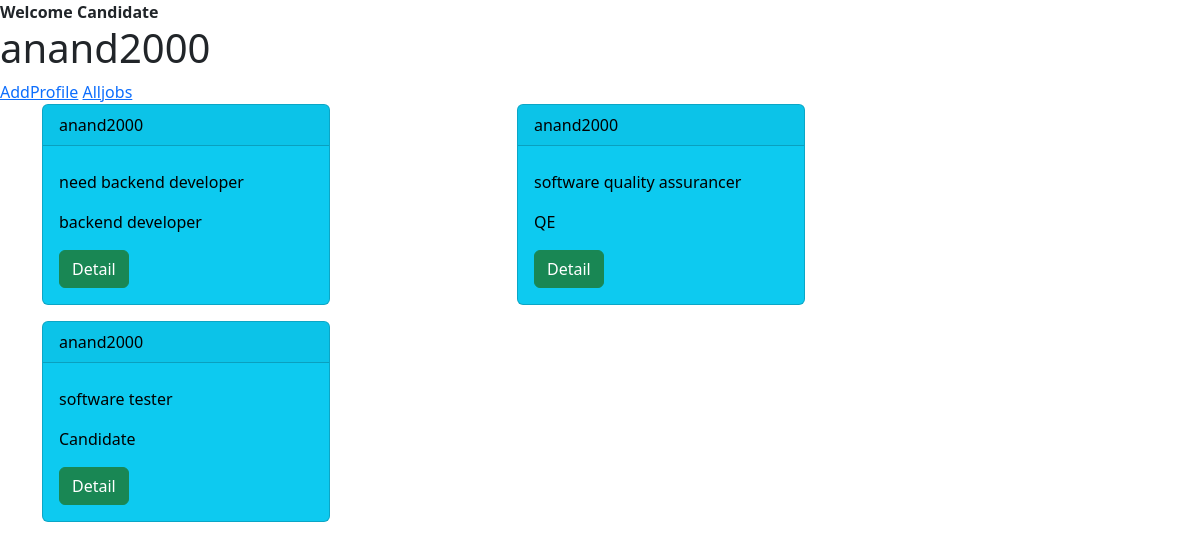
The app's page /candidate/home (signed in) with its own data.
### Users/models.py (models this page shows, shortened)
class User(AbstractUser):
    phone=models.CharField(max_length=12)
    options=(
        ("employer","employer"),
        ("candidate","candidate")
    )
    role=models.CharField(max_length=12,choices=options,default="candidate")

### employer/models.py (models this page shows, shortened)
class Jobs(models.Model):
    posted_by=models.ForeignKey(User,on_delete=models.CASCADE,related_name="company")
    job_title=models.CharField(max_length=120)
    job_discription=models.TextField(max_length=120)
    role=models.CharField(max_length=120)
    experience=models.PositiveIntegerField(default=0)
    location=models.CharField(max_length=120)
    salary=models.PositiveIntegerField()
    created_date=models.DateField(auto_now_add=True)
    last_date=models.DateField(null=True)
    qualification=models.CharField(max_length=120,null=True)

### candidate/views.py (the view)
# urls.py: path("home",views.CandidateTemplateView.as_view(),name="cand-home"),
class CandidateTemplateView(TemplateView):
    template_name = "candi-home.html"
    def get_context_data(self, **kwargs):
        context=super().get_context_data(**kwargs)
        qs=Jobs.objects.all()
        context["jobs"]=qs
        return context

### candidate/templates/candi-home.html (shortened to what this page needs)
<!DOCTYPE html>
<html lang="en">
<head>
<link href="https://cdn.jsdelivr.net/npm/bootstrap@5.2.0-beta1/dist/css/bootstrap.min.css" rel="stylesheet">
</head>
<body>
<b>Welcome Candidate</b>  <h1>{{request.user}}</h1>
{%if request.user.candidate%}
    <a href="">View_Profile</a>
{%else%}
    <a href="{%url 'cand-addpro'%}">AddProfile</a>
{%endif%}
<a href="">Alljobs</a>
    <div class="container">
        <div class="row">
            {%for job in jobs%}
            <div class="col-5">
                <div class="card text-bg-info mb-3" style="max-width: 18rem;">
                  <div class="card-header">{{job.posted_by.username}}</div>
                  <div class="card-body">
                    <p class="card-text">{{job.job_discription}}</p>
                      <p class="card-text">{{job.role}} </p>
                      <button type="button" class="btn btn-success">Detail</button>
                  </div>
                </div>
            </div>
            {%endfor%}
        </div>
    </div>
</body>
</html>

### records on screen
User: user "anand2000"
Jobs: posted_by.username "anand2000", job_discription "need backend developer", role "backend developer"
Jobs: posted_by.username "anand2000", job_discription "software quality assurancer", role "QE"
Jobs: posted_by.username "anand2000", job_discription "software tester", role "Candidate"
